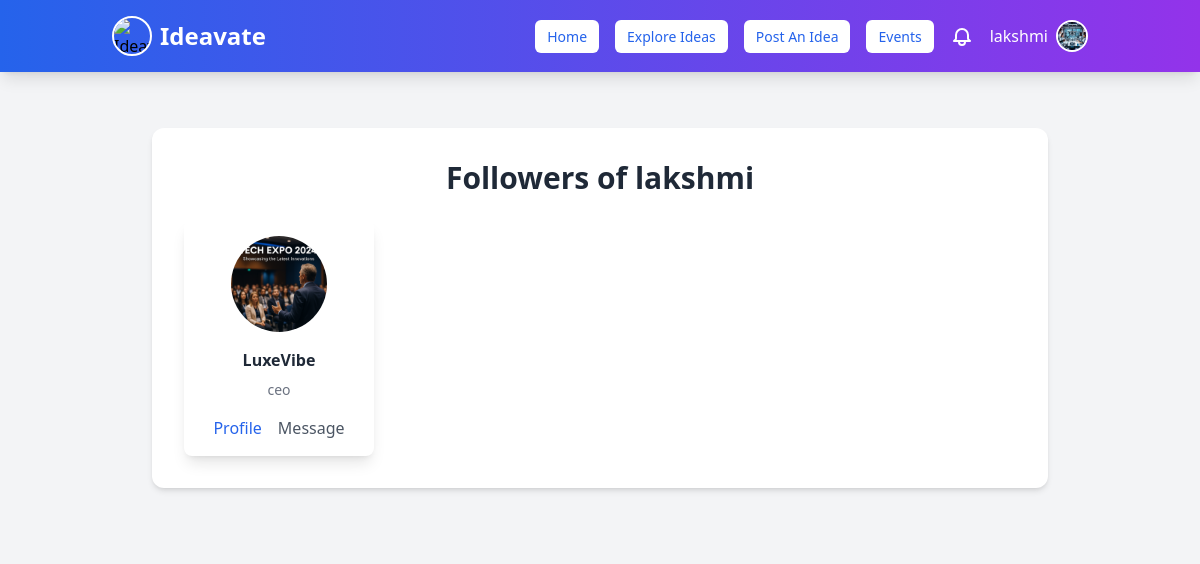
The app's page /profile/lakshmi/followers/ (signed in), older data.
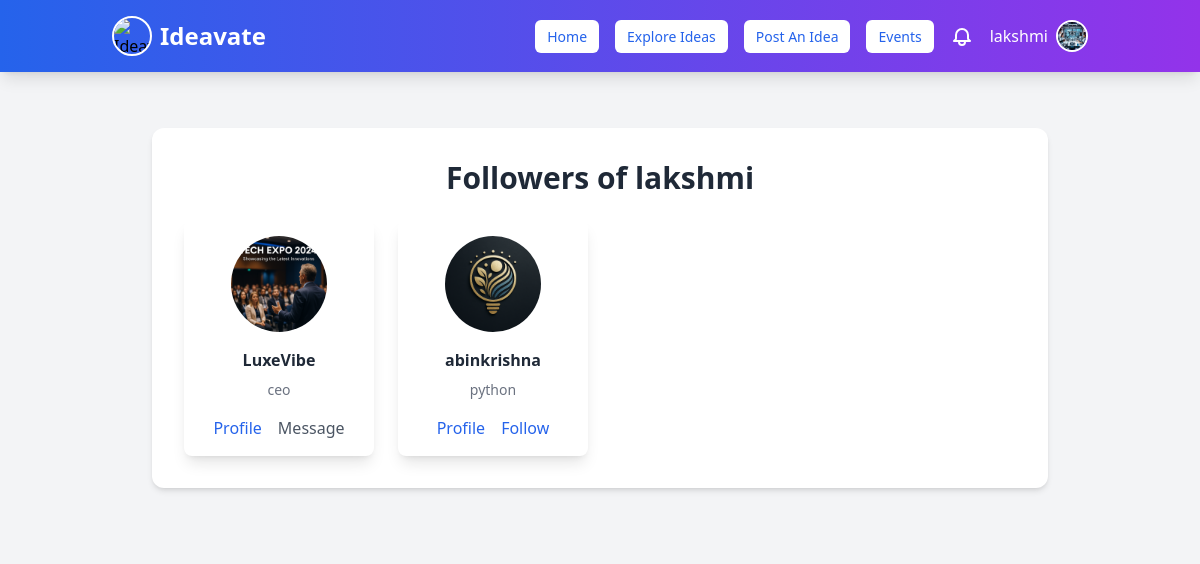
The same page, newer data.
### myapp/models.py (models this page shows, shortened)
class Follow(models.Model):
    follower = models.ForeignKey(User, related_name="follower", on_delete=models.CASCADE)
    following = models.ForeignKey(User, related_name="following", on_delete=models.CASCADE)
    created_at = models.DateTimeField(auto_now_add=True)
    class Meta:
        unique_together = ('follower', 'following')

class OrganizationProfile(models.Model):
    user = models.OneToOneField(User, on_delete=models.CASCADE, related_name="organization_profile")
    company_name = models.CharField(max_length=255, unique=True)
    description = models.TextField(blank=True, null=True)
    job_title = models.CharField(max_length=255)  # Role of the user in the company
    profile_picture = models.ImageField(upload_to="organization_profiles/", blank=True, null=True)
    class Meta:
        verbose_name = "Organization_Profile"
        verbose_name_plural = "Organization_Profiles"

class UserProfile(models.Model):
    user = models.OneToOneField(User, on_delete=models.CASCADE, related_name="user_profile")
    profession = models.CharField(max_length=255, blank=True, null=True)  # Example: Entrepreneur, Developer
    expertise = models.CharField(max_length=255, blank=True, null=True)  # Example: AI, Marketing, FinTech
    bio = models.TextField(blank=True, null=True)  # Short user description
    profile_picture = models.ImageField(upload_to="profile_pics/", blank=True, null=True)
    class Meta:
        verbose_name = "User Profile"
        verbose_name_plural = "User Profiles"

class User(AbstractUser):
    is_user = models.BooleanField(default=False)
    is_organization = models.BooleanField(default=False)
    groups = models.ManyToManyField(Group, related_name="custom_user_groups", blank=True)
    user_permissions = models.ManyToManyField(Permission, related_name="custom_user_permissions", blank=True)

### myapp/views.py (the view)
# urls.py: path('profile/<str:username>/followers/', views.view_followers, name='view_followers'),
@login_required(login_url='signin')
def view_followers(request, username):
    profile_user = get_object_or_404(User, username=username)
    followers = Follow.objects.filter(following=profile_user).select_related('follower')
    return render(request, 'followers_list.html', {
        'profile_user': profile_user,
        'followers': followers
    })

### myapp/context_processors.py (called while the page is built)
def notification_count(request):
    if request.user.is_authenticated:
        return {
            'unread_notification_count': Notification.objects.filter(
                recipient=request.user,
                is_read=False
            ).count()
        }
    return {}

### templates/followers_list.html (shortened to what this page needs)
{% extends "navbar.html" %}
{% block content %}
<section class="py-12 bg-gray-100">
  <div class="max-w-4xl mx-auto bg-white p-8 rounded-xl shadow-md">
    <h1 class="text-3xl font-bold text-gray-800 mb-6 text-center">Followers of {{ profile_user.username }}</h1>
    <div class="grid grid-cols-1 sm:grid-cols-2 md:grid-cols-3 lg:grid-cols-4 gap-6">
      {% for follow in followers %}
        {% with follower=follow.follower %}
          <div class="bg-white rounded-lg shadow-lg p-4 flex flex-col items-center">
            {% if follower.is_user %}
              {% with user_profile=follower.user_profile %}
                {% if user_profile.profile_picture and user_profile.profile_picture.name %}
                  <img src="{{ user_profile.profile_picture.url }}" class="w-24 h-24 rounded-full object-cover mb-4">
                {% else %}
                  <img src="https://via.placeholder.com/100" class="w-24 h-24 rounded-full object-cover mb-4">
                {% endif %}
                <h3 class="font-semibold text-gray-800 text-center">{{ follower.username }}</h3>
                <p class="text-sm text-gray-500 text-center mt-2">{{ user_profile.profession|default:"No profession" }}</p>
                <div class="mt-4 flex space-x-4">
                  <a href="{% url 'user_profile' follower.username %}" class="text-blue-600 hover:underline">Profile</a>
                  {% if follower != request.user %}
                    <a href="#" class="text-blue-600 hover:underline">Follow</a>
                  {% endif %}
                </div>
              {% endwith %}
            {% elif follower.is_organization %}
              {% with org_profile=follower.organization_profile %}
                {% if org_profile.profile_picture and org_profile.profile_picture.name %}
                  <img src="{{ org_profile.profile_picture.url }}" class="w-24 h-24 rounded-full object-cover mb-4">
                {% else %}
                  <img src="https://via.placeholder.com/100" class="w-24 h-24 rounded-full object-cover mb-4">
                {% endif %}
                <h3 class="font-semibold text-gray-800 text-center">{{ org_profile.company_name }}</h3>
                <p class="text-sm text-gray-500 text-center mt-2">{{ org_profile.job_title }}</p>
                <div class="mt-4 flex space-x-4">
                  <a href="{% url 'organization_profile' follower.username %}" class="text-blue-600 hover:underline">Profile</a>
                  {% if follower != request.user %}
                    <a href="#" class="text-gray-600 hover:underline">Message</a>
                  {% endif %}
                </div>
              {% endwith %}
            {% endif %}
          </div>
        {% endwith %}
      {% empty %}
        <p class="text-gray-500 col-span-full text-center">No followers yet.</p>
      {% endfor %}
    </div>
  </div>
</section>
{% endblock %}

Row changes from the older to the newer data that the page shows:
added Follow: profile_picture (picture), follower.username "abinkrishna", shows "Follow"
now on this page (row edited): UserProfile: profession "python"
